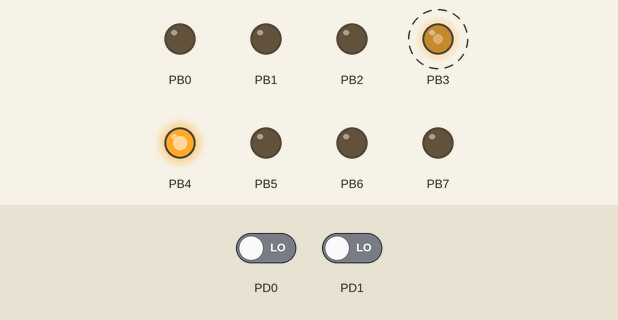
Simulated run of this program. Board: ATmega1284P, built with avr-gcc and emulated at 1 MHz. On the bench: output pins drawn as LEDs (lit = HIGH). Dashed ring = blinking. The inputs (shaded band) are chosen by the test bench; at power-on: PD0 LOW, PD1 LOW.

Above: at 1.26 s.
1.3 s: PD0 driven HIGH
4.3 s: PD1 driven HIGH
At 4.3 s:
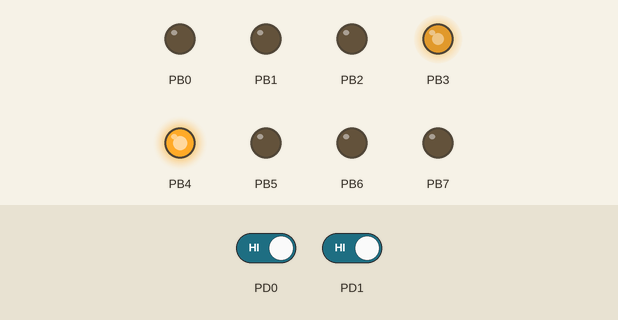
5.8 s: PD1 driven LOW
At 9.9 s:
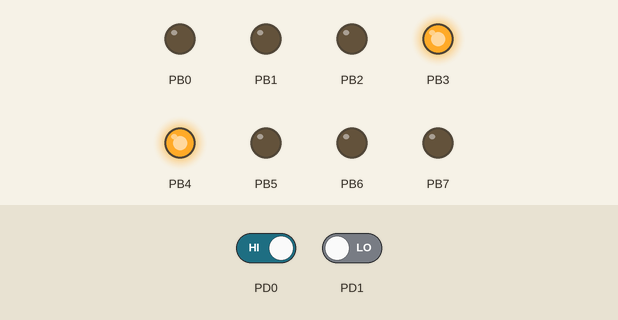
Timing chart, 0 to 11.4 s (numbered marks = the images above; inputs shaded):
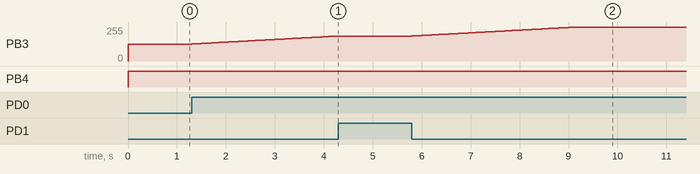

Measured:
- after the input at 4.3 s, PB3: stays 187/255 (without the input it goes to 188/255 after 0.00 s)
- after the input at 5.8 s, PB3: moves from 187/255 to 255/255 over 3.4 s, starting at once

The program:

main.c
```c
/*
 * pwm_test.c
 *
 * Created: 11/14/2019 7:38:08 PM
 * Author : Joshua
 */

#include <avr/io.h>
#include <util/delay.h>
#define F_CPU 1000000UL


// pwm_init(){
// 	 DDRA |= (1 << DDA0);
// 	 // PA0 is now an output
//
// 	 ICR1 = 0xFFFF;
// 	 // set TOP to 16bit
//
// 	 OCR0A = 0x01FF;
// 	 // set PWM for 50% duty cycle @ 16bit
//
// 	 TCCR0A |= (1 << COM1A1)|(1 << COM0A0);
// 	 // set none-inverting mode
//
// 	 TCCR0A |= (1 << WGM01);
// 	 TCCR0B |= (1 << WGM12)|(1 << WGM13);
// 	 // set Fast PWM mode using ICR1 as TOP
//
// 	 TCCR0B |= (1 << CS10);
// 	 // START the timer with no prescaler
// }

#define b1 (~PIND & 0x01)
#define b2 (~PIND & 0x02)

int main(void)
{
    DDRB = 0xFF;
	DDRD = 0x00;
 	TCCR0A = (1<<COM0A1)|(1<<COM0A0)|(1<<COM0B1)|(1<<COM0B0)|(1<<WGM01)|(1<<WGM00);
 	TCCR0B = (1<<CS00);
	OCR0A = 128;
// 	OCR0B = 0;
//    pwm_init();
	 while (1)
    {
		if (b1)
		{
			 if (OCR0A < 255)
			 {
				 OCR0A++;
			 }
			 _delay_ms(50);
		}
		if (b2)
		{
			if (OCR0A > 0)
			{
				OCR0A--;
			}
			_delay_ms(50);
		}
    }
}
```
